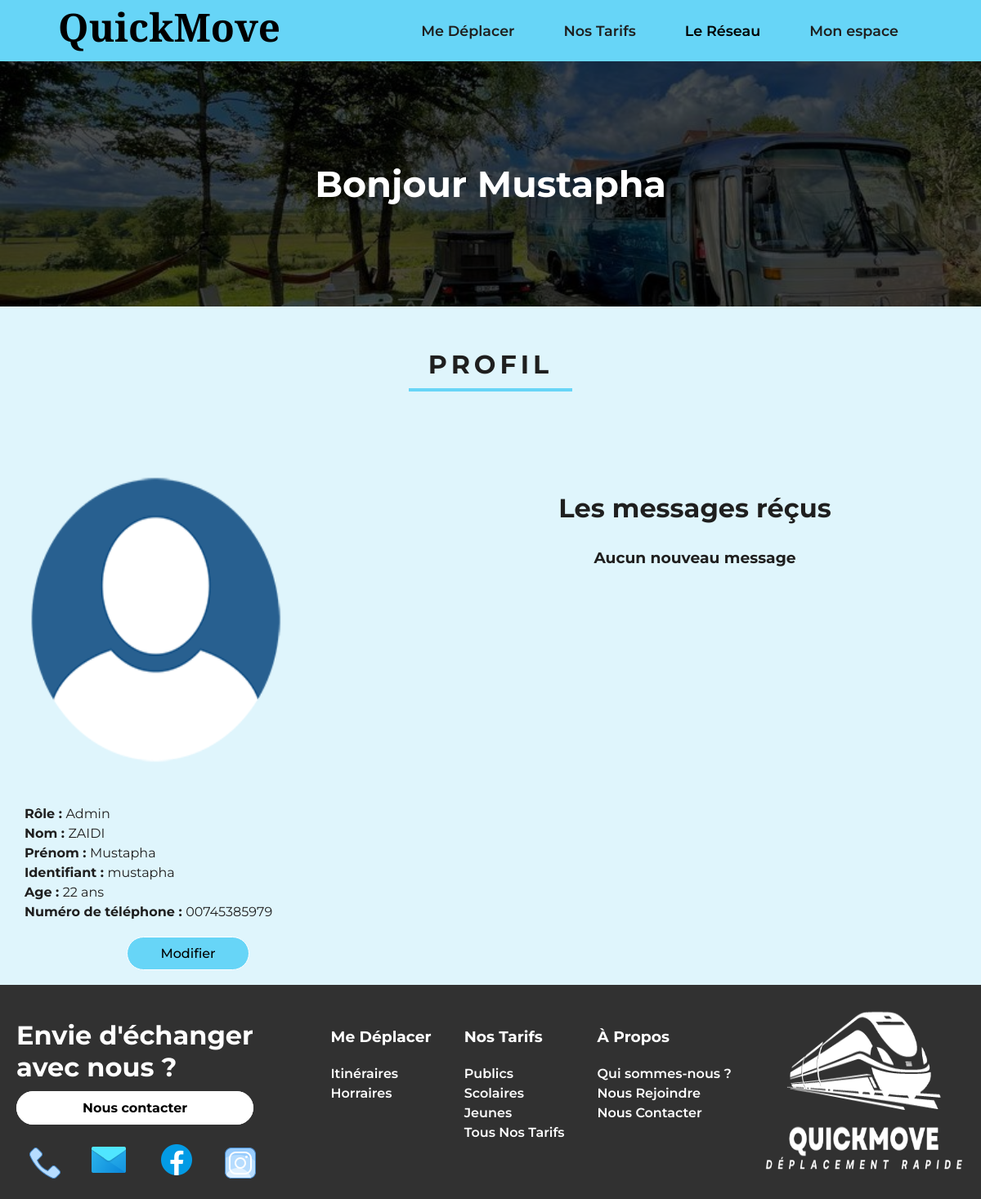
/Profil.php (signed in), run on the app's committed database.
### tables this page shows
CREATE TABLE `utilisateurs` (
  `identifiant` varchar(25) NOT NULL,
  `nom` varchar(25) NOT NULL,
  `prenom` varchar(25) NOT NULL,
  `mdp` varchar(25) NOT NULL,
  `age` varchar(5) NOT NULL,
  `numtel` varchar(25) NOT NULL,
  `profilimg` varchar(50) NOT NULL DEFAULT 'Images/Utilisateurs/default.png',
  `admin` int(1) NOT NULL DEFAULT '0'
);

### fonction.php (called while the page is built, shortened)
<?php
    function requete($co,$req)
    {
	    $d = mysqli_query($co, $req);
	    return $d;
    }
?>

### Profil.php (the view, shortened to what this page needs)
<!DOCTYPE html>
<?php
    include "BarNav.php";
    include "fonction.php";
    if (isset($_SESSION['identifiant']))
    {
        $cntmsg = '';
        $crdmsg = '';
        $id = $_SESSION['identifiant'];
        $estadmin = $_SESSION['admin'];
    }
    else
    {
        echo '<link rel="icon" href="Images/icon.png" type="image/png">
            <link rel="stylesheet" href="style.css" type="text/css">
            <title>Profil - Réseau QuickMove</title>';
        echo "<h1 class='prflh1'>Veuillez vous connecter s'il vous plait pour accéder à cette section !!</h1>";
        exit;
    }
?>
<html lang="fr">
    <head>
        <link rel="stylesheet" href="style.css" type="text/css">
    </head>
    <body>
        <?php
            $connexion = connexion();
            $requete = "select * from utilisateurs where identifiant='$id'";
            $data = requete($connexion, $requete);
            while ($row = mysqli_fetch_assoc($data))
            {
                $nom = $row['nom'];
                $prenom = $row['prenom'];
                $age = $row['age'];
                $tel = '0'.$row['numtel'];
                $img = $row['profilimg'];
            }
            echo "<header id='profhead'><div id='profil'><div id='profilint'><h1>Bonjour $prenom </h1></div></div></header>\n";
            echo "<div class='prfh1'><h1>PROFIL</h1></div>";
        ?>
        <div class="ttprofil">
            <?php
                if ((!isset($_POST['modifier']))||(isset($_POST['save'])))
                    echo "<div class='crdsprofil'>$crdmsg<div class='imgprofil'><img src='$img'></div>";
                if(!isset($_POST['modifier']))
                {
                    echo '<div class="crdprofil">';
                    if ($estadmin)
                        echo "<strong>Rôle : </strong>Admin<br>";
                    echo "<strong>Nom : </strong>$nom<br>";
                    echo "<strong>Prénom : </strong>$prenom<br>";
                    echo "<strong>Identifiant : </strong>$id<br>";
                    echo "<strong>Age : </strong>$age ans<br>";
                    echo "<strong>Numéro de téléphone : </strong>$tel<br>";
                    echo '<form method="post"><input type="submit" name="modifier" value="Modifier" class="prflbtn"></form>';
                    echo '</div></div>';
                }
            ?>
                <?php
                    if (!$estadmin)
                    {
                        echo '<div class="cntprofil"><h1>Nous contacter</h1>';
                        echo $cntmsg;
                        echo
                            '<form method="post">
                                <label for="objet"><strong>Objet :</strong> </label><br>
                                <input type="text" name="objet" id="objet" required><br>
                                <label for="contenu"><strong>Message :</strong></label><br>
                                <textarea name="contenu" id="contenu"
                                    cols="80"
                                    rows="8"
                                    maxlength="400"
                                    placeholder="Entrez votre message ici ...(max : 400 caractères)" required></textarea>
                                <div><input type="submit" name="envoyer" value="Envoyer"></div>
                            </form></div>';
                    }
                    else
                    {
                        echo '<div class="messages"><h1>Les messages réçus</h1>';
                        $connexion = connexion();
                        $requete = "select COUNT(c.identifiant) as nummsg, u.identifiant, nom, prenom, profilimg, date, heure from utilisateurs u, contacts c
                        where u.identifiant=c.identifiant and reponse='Aucune réponse pour le moment'  group by identifiant
                        order by date desc, heure desc ;";
                        $data = requete($connexion, $requete);
                        if (!mysqli_num_rows($data))
                            echo '<h3>Aucun nouveau message</h3>';
                        echo "</div>";
                    }
                ?>
        </div>
        <?php include "BasPage.php"; ?>
    </body>
</html>

### style.css (style rules this page uses)
body { margin: 0; padding: 0; font-family: "Montserrat", sans-serif; color: rgb(31, 31, 31); background-color: rgb(223, 245, 252); font-size: 1em; }
header { padding: 15vh 5px 70vh 5px; justify-content: center; text-align: center; color: rgba(255, 255, 255, 0.822); font-size: calc(1rem + 1vw); font-weight: 700; }
header h1 { font-size:calc(1.5rem + 1.7vw); margin: 1%; }
form input,select { font-family: "Montserrat", sans-serif; font-size: 0.9em; width: 100%; border:1px solid white; border-radius: 10cap; padding: 10px 20px; margin-bottom: 18px; margin-top: 8px; }
form input { width: 90%; }
#profhead { padding: 0px; margin: 0px; height: 300px; }
#profil { background-image: url(Images/profil.jpg); background-repeat: no-repeat; color: white; background-size: 100% 110vh; background-position: center; width: 100%; height: 100%; margin: 0px; display: flex; align-items: center; justify-content: center; }
#profilint { width: 100%; height: 100%; padding: 0px; backdrop-filter: brightness(30%); margin: 0px; display: flex; align-items: center; justify-content: center; }
.prfh1 { text-align: center; margin-top: 30px; margin-bottom: 30px; padding-bottom: 50px; display: flex; justify-content: center; }
.prfh1 h1 { font-size: calc(1.3rem + 0.9vw); letter-spacing: 5px; width: 200px; padding-bottom: 10px; border-bottom:rgb(103, 213, 247) solid 4px; }
.ttprofil { display: flex; width:95%; padding: 0px; margin-left: auto; margin-right: auto; gap: 100px; }
.crdprofil { width: 400px; margin-left: auto; margin-top: 40px; margin-right: auto; line-height: 1.5; }
.crdprofil form { width: 100%; display: flex; justify-content: center; margin-top: 10px ; }
.prflbtn { width: 150px; background-color: rgb(103, 213, 247); font-weight: 500; cursor: pointer; font-size: 1em; transition: 0.2s; }
.crdsprofil img { width: calc(200px + 10vw); height: calc(200px + 20vh); border-radius: 50%; margin-left: auto; margin-right: auto; }
.ttprofil h1 { text-align: center; margin-bottom: 30px; }
.messages { width: 100%; }
.messages h3 { text-align: center; }

### data on the page
utilisateurs: prenom "Mustapha", profilimg (placeholder picture), nom "ZAIDI", age "22", numtel "00745385979"

### other printed values
$id "mustapha"
